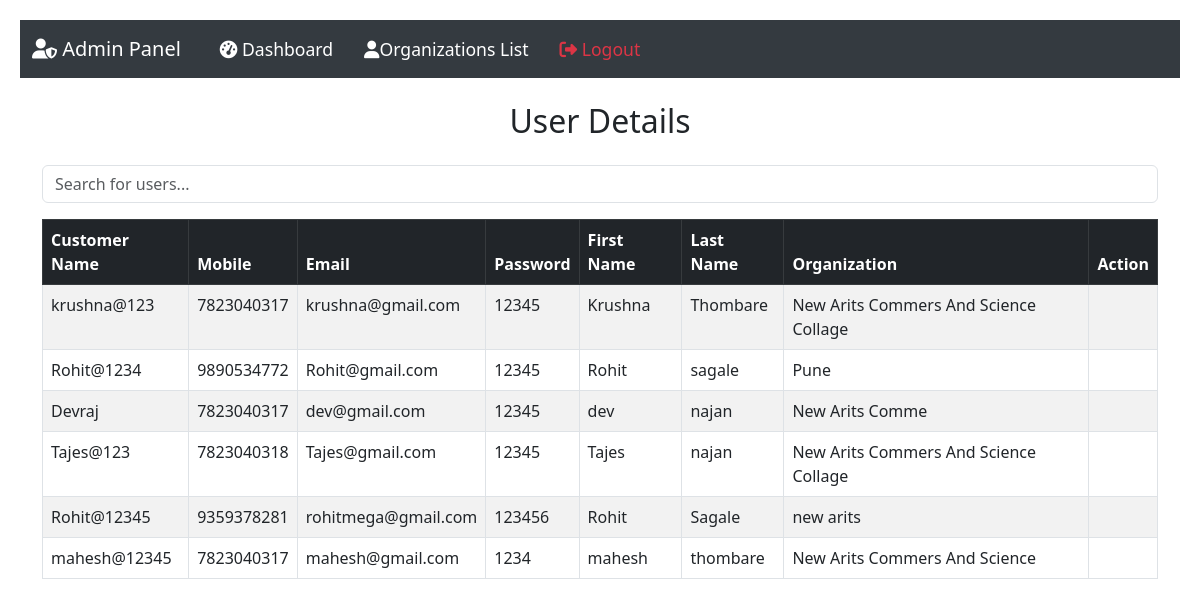
The app's page /addmin/Organizations/, older data.
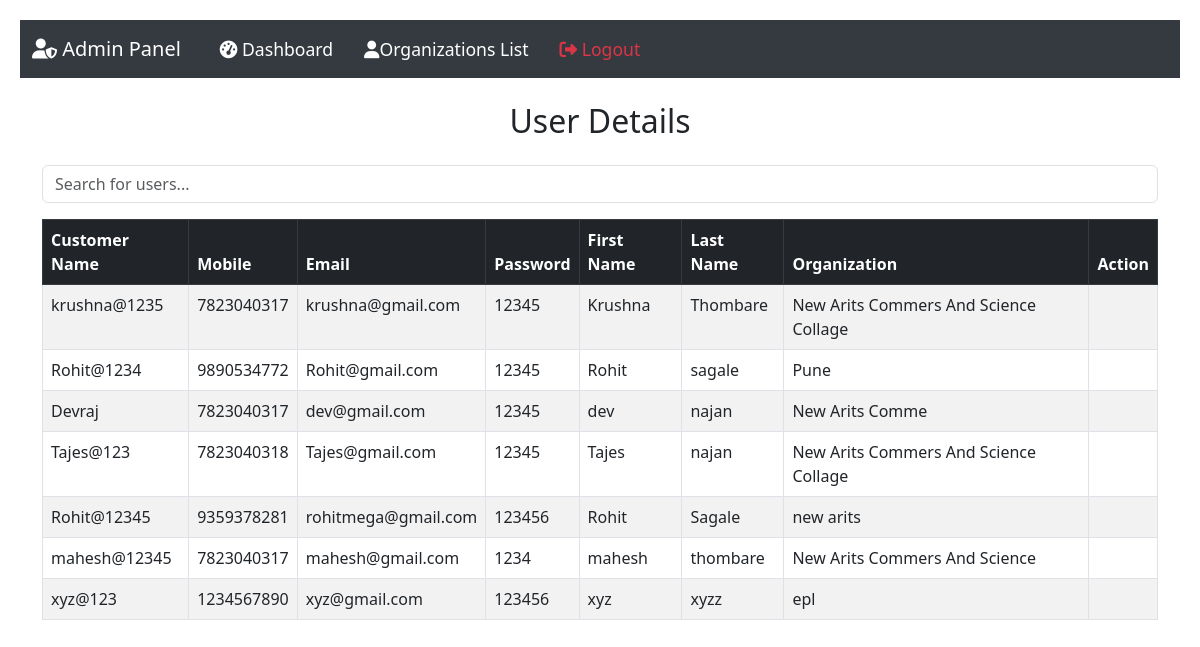
The same page, newer data.
### website/models.py (models this page shows, shortened)
class Customer(models.Model):
    customer_name = models.CharField(max_length=255)
    customer_email = models.EmailField(unique=True)
    customer_mobile = models.CharField(max_length=15)
    customer_password = models.CharField(max_length=255)
    first_name = models.CharField(max_length=15,null=True)
    last_name = models.CharField(max_length=15,null=True)
    Organization = models.CharField(max_length=15,null=True)

### admins/views.py (the view)
# urls.py: path('addmin/Organizations/',admins.Organizations),
def Organizations(req):
	data = models.Customer.objects.all()
	obj = {"data": data}
	return render(req,"admin/Organizations.html",obj)

### template/admin/Organizations.html (shortened to what this page needs)
{% include "admin/addmin.html" %}
<link href="https://cdn.jsdelivr.net/npm/bootstrap@5.3.0/dist/css/bootstrap.min.css" rel="stylesheet">
<div class="container mt-4">
    <h2 class="text-center mb-4">User Details</h2>
    <div class="mb-3">
        <input type="text" id="searchInput" class="form-control" placeholder="Search for users..." onkeyup="searchTable()">
    </div>
    <div class="table-responsive">
        <table class="table table-bordered table-striped table-hover" id="userTable">
            <thead class="table-dark">
                <tr>
                    <th>Customer Name</th>
                    <th>Mobile</th>
                    <th>Email</th>
                    <th>Password</th>
                    <th>First Name</th>
                    <th>Last Name</th>
                    <th>Organization</th>
                    <th>Action</th>
                </tr>
            </thead>
            <tbody>
                {% for i in data %}
                <tr>
                    <td>{{ i.customer_name }}</td>
                    <td>{{ i.customer_mobile }}</td>
                    <td>{{ i.customer_email }}</td>
                    <td>{{ i.customer_password }}</td>
                    <td>{{ i.first_name }}</td>
                    <td>{{ i.last_name }}</td>
                    <td>{{ i.Organization }}</td>
                    <td></td>
                    </tr>
                {% endfor %}
            </tbody>
        </table>
    </div>
</div>

Row changes from the older to the newer data that the page shows:
changed Customer "krushna@gmail.com": customer_name "krushna@123" → "krushna@1235"
added Customer: customer_name "xyz@123", customer_mobile "1234567890", customer_email "xyz@gmail.com", customer_password "123456", first_name "xyz", last_name "xyzz", Organization "epl"
